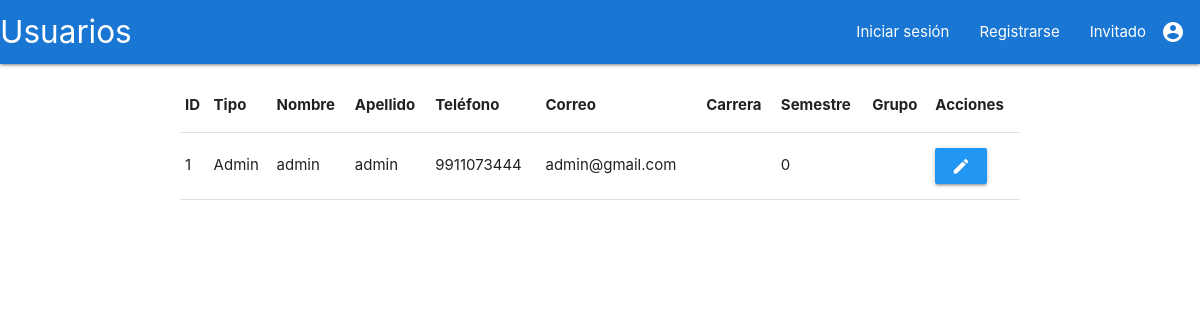
The app's page /administrador/readUsuarios.php with its own data.
### tables this page shows
CREATE TABLE `usuarios` (
  `id_us` int NOT NULL AUTO_INCREMENT,
  `tipo_us` int DEFAULT NULL,
  `nombre` varchar(150) DEFAULT NULL,
  `apellido` varchar(150) DEFAULT NULL,
  `telefono` varchar(10) DEFAULT NULL,
  `email` varchar(100) DEFAULT NULL,
  `pass` varchar(20) DEFAULT NULL,
  `carrera` varchar(3) DEFAULT NULL,
  `semestre` int DEFAULT NULL,
  `grupo` varchar(1) DEFAULT NULL,
  PRIMARY KEY (`id_us`)
);

### administrador/readUsuarios.php (the view, shortened to what this page needs)
<?php session_start();
require '../conexion.php';
$sql="select * from usuarios";
$resultado=$con->query($sql);
?>
<!DOCTYPE html>
<html>
<head>
	<link rel="stylesheet" href="">
     <link rel="stylesheet" href="https://cdnjs.cloudflare.com/ajax/libs/materialize/1.0.0/css/materialize.min.css">
</head>
<body class="">
	<div id="navbar" class="navbar-fixed ">
	    <nav class=" ">
	      <div class="nav-wrapper blue darken-2">
	        <a href="#" class="brand-logo">Usuarios</a>
	        <?php
	        if(isset($nombre)){
	          ?>
	          <a href="#" data-target="slide-out" class="sidenav-trigger"><i class="material-icons">menu</i></a>
	          <ul class="right hide-on-med-and-down">
	               <li><a href="CRUD_producto/readProductos.php"><i class="material-icons right">cake</i>Productos</a></li>
	               <li><a href="pedidos.php"><i class="material-icons right">card_giftcard</i>Pedidos</a></li>
	               <li><a href="../logout.php"><i class="material-icons right">exit_to_app</i>Cerrar sesión</a></li>
	               <li><a href="#"><i class="material-icons right">account_circle</i><?php echo $nombre.' '.$apellido ?></a></li>
	          </ul>
	          <?php
	        }else{
	          ?>
	          <ul class="right hide-on-med-and-down">
	               <li><a href="../formLogin.php">Iniciar sesión</a></li>
	               <li><a href="../signup.html">Registrarse</a></li>
	               <li><a href="#"><i class="material-icons right">account_circle</i>Invitado</a></li>
	          </ul>
	         <?php
	        }
	         ?>
	      </div>
	    </nav>
	</div>
	<div class="container">
		<div class="section">
			<div class="row">
				<?php
				if($resultado->num_rows==0){
				     echo "<tr><td><h1 class='center'>No hay usuarios para mostrar</h1></td></tr>";
				}else{
				?>
						<table  >
							<thead>
								<tr>
									<th>ID</th>
									<th>Tipo</th>
									<th>Nombre</th>
									<th>Apellido</th>
									<th>Teléfono</th>
									<th>Correo</th>
									<th>Carrera</th>
									<th>Semestre</th>
									<th>Grupo</th>
									<th>Acciones</th>
								</tr>
							</thead>
				<?php
				     while($row=$resultado->fetch_assoc()){
				?>
							<tbody>
								<tr>
									<td><?php echo $row['id_us'] ?></td>
									<?php if($row['tipo_us']==1){
										$tipo="Admin";
									}else{
										$tipo = "Cliente";
									} ?>
									<td><?php echo $tipo ?></td>
									<td><?php echo $row['nombre'] ?></td>
									<td><?php echo $row['apellido'] ?></td>
									<td><?php echo $row['telefono'] ?></td>
									<td><?php echo $row['email'] ?></td>
									<td><?php echo $row['carrera'] ?></td>
									<td><?php echo $row['semestre'] ?></td>
									<td><?php echo $row['grupo'] ?></td>
									<td>
										<a class="btn blue" href="#"><i class="material-icons">edit</i></a>
									</td>
								</tr>
							</tbody>
				<?php
				     }
				?>
				     </table>
				<?php
				}
				?>
			</div>
		</div>
	</div>
</body>
</html>

### records on screen
usuarios: id_us "1", tipo_us "Admin", nombre "admin", apellido "admin", telefono "9911073444", email "admin@gmail.com", semestre "0"
